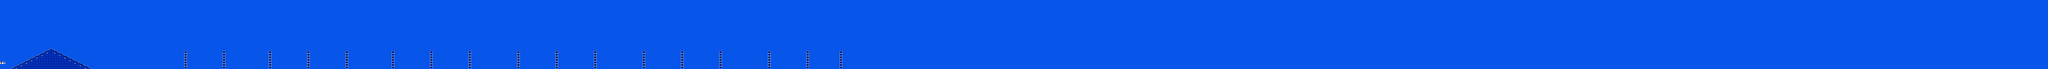

Rendered tile map (Tiled .tmx) drawn with the repository's tilesets; below, a short description and the map source with its tile grids summarised:
An orthogonal 800x27 tile map with 16x16 px tiles, 2 tile layers (SP, ...), 2 tilesets.

<map version="1.10" tiledversion="1.10.1" orientation="orthogonal" renderorder="right-down" width="800" height="27" tilewidth="16" tileheight="16" infinite="0" nextlayerid="3" nextobjectid="1">
 <editorsettings>
  <chunksize width="16" height="27" />
  <export target="test4.csv" format="csv" />
 </editorsettings>
 <tileset firstgid="1" name="famidash" tilewidth="16" tileheight="16" tilecount="256" columns="16">
  <image source="../../../GRAPHICS/famidash.bmp" width="256" height="256" />
 </tileset>
 <tileset firstgid="257" name="sprites" tilewidth="16" tileheight="16" tilecount="256" columns="16">
  <image source="../../../GRAPHICS/sprites.png" width="256" height="256" />
 </tileset>
 <layer id="1" width="800" height="27">
  <data>[21600 cells, 21600 non-empty, 9 distinct tile ids]</data>
 </layer>
 <layer id="2" name="SP" width="800" height="27">
  <data>[21600 cells, 2 non-empty, 2 distinct tile ids]</data>
 </layer>
</map>
